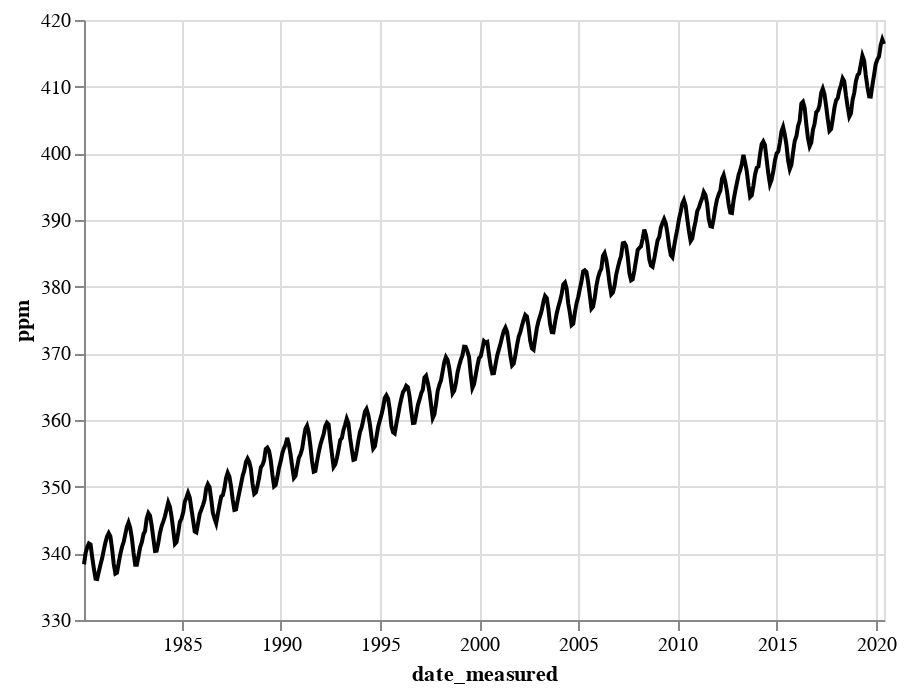

Notebook code for this chart:
### Code cell
co2_line = alt.Chart(co2_df).mark_line(color='black').encode(
    x = "date_measured", 
    y = alt.Y("ppm", scale=alt.Scale(zero=False)))



co2_line

### Figure 1 — Vega-Lite specification as saved in the notebook (floating-point values rounded to 4 significant figures; data arrays with more than 128 entries replaced by an {"elided": "..."} marker saying what was removed)
{"config": {"view": {"continuousWidth": 400, "continuousHeight": 300}}, "data": {"name": "data-ecfc281786dd23148efa483af3159f83"}, "mark": {"type": "line", "color": "black"}, "encoding": {"x": {"field": "date_measured", "type": "temporal"}, "y": {"field": "ppm", "scale": {"zero": false}, "type": "quantitative"}}, "$schema": "https://vega.github.io/schema/vega-lite/v4.17.0.json", "datasets": {"data-ecfc281786dd23148efa483af3159f83": {"elided": "484 records"}}}
